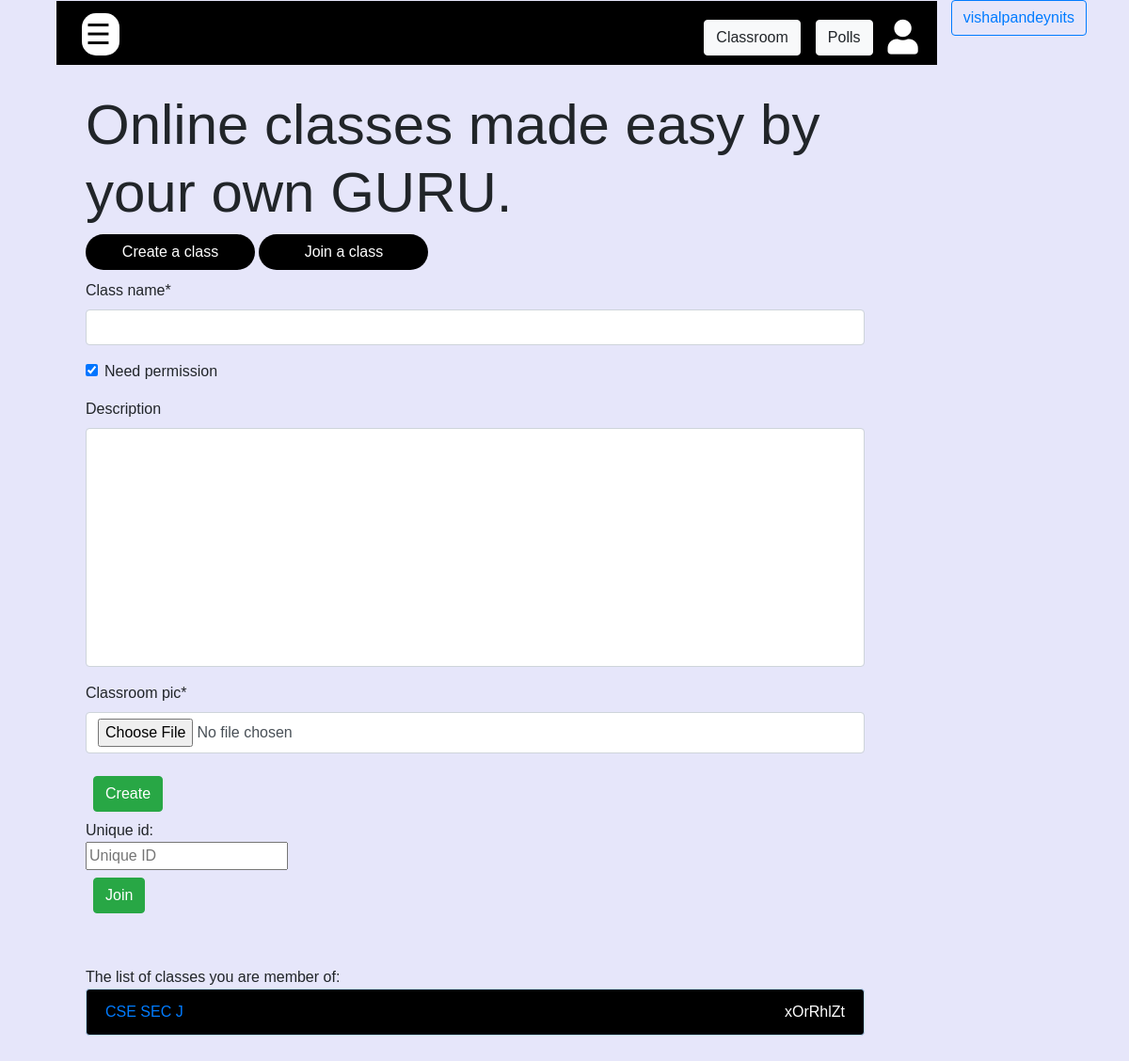
/homepage/ (signed in), run on an earlier commit of the app's database.
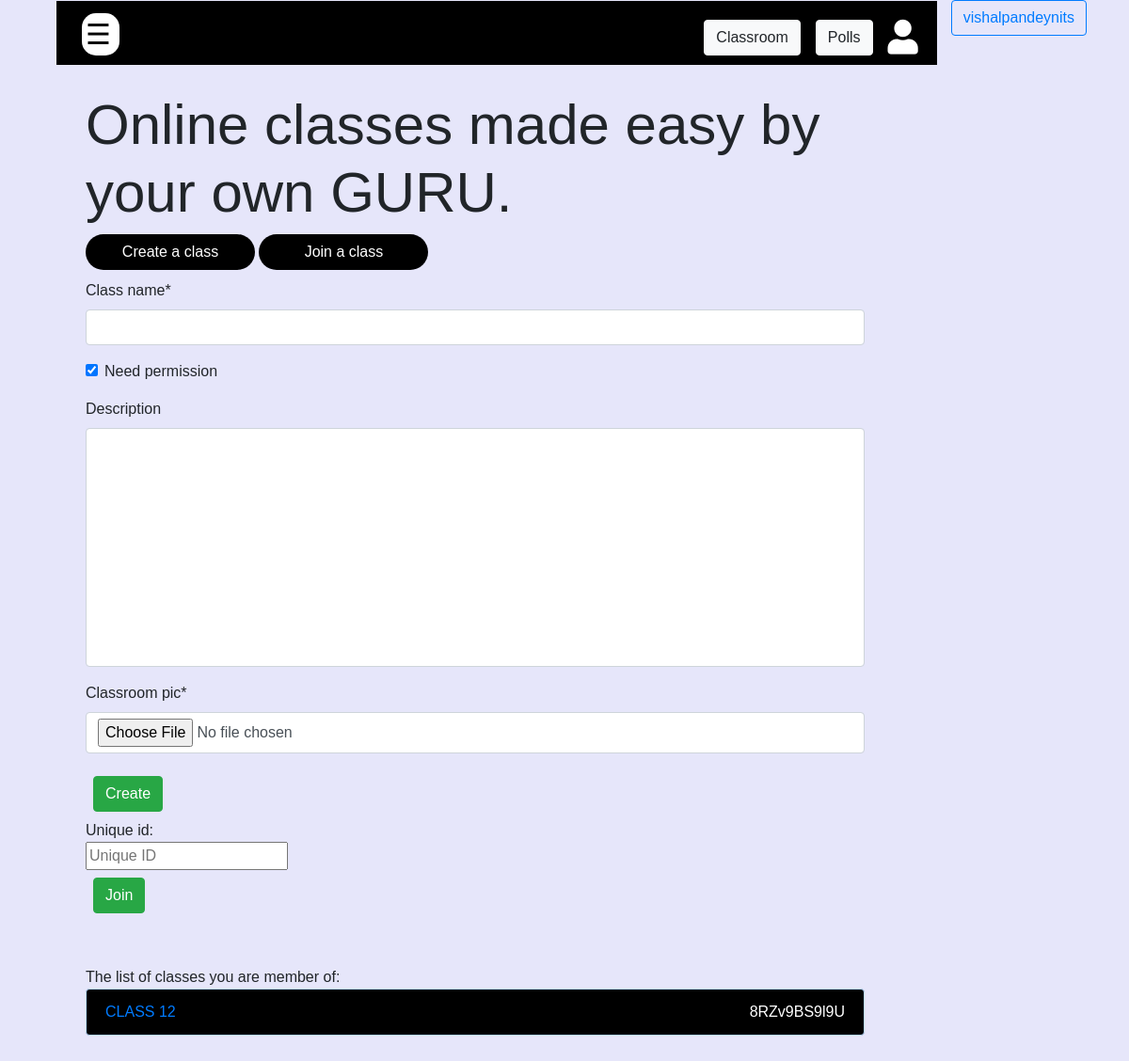
And on a later commit of the database.
### basic/models.py (models this page shows)
class Classroom(models.Model):
	created_by = models.ForeignKey(User, on_delete = models.CASCADE,related_name='created_by')
	members = models.ManyToManyField(User)
	teacher = models.ManyToManyField(User, related_name='classroom_teachers')
	special_permissions = models.ManyToManyField(User, related_name= "special_permissions")
	pending_members = models.ManyToManyField(User,related_name='pending_members')
	classroom_pic = models.ImageField(default="classroom.jpg",upload_to="classrooms/",null=True)
	class_name = models.CharField(max_length = 100)
	description = models.TextField(null=True, blank=True)
	created_on = models.DateTimeField(auto_now_add=True)
	unique_id = models.CharField(max_length=16,unique=True)
	need_permission = models.BooleanField(default=True)
	def __str__(self):
		return self.class_name

### basic/views.py (the view, shortened to what this page needs)
# urls.py: path('homepage/',homepage,name="homepage"),
@login_required
def homepage(request):
    if request.method=='POST':
        createclassform = CreateclassForm(request.POST or None)
        if createclassform.is_valid():
            classroom=createclassform.save(commit=False)
            classroom.unique_id = unique_id()
            classroom.created_by = request.user
            classroom.save()
            classroom.teacher.add(request.user)
            classroom.members.add(request.user)
            classroom.special_permissions.add(request.user)
            return redirect(f'/guru/{classroom.unique_id}/')
    else:
        createclassform = CreateclassForm()
    my_classes = Classroom.objects.all().filter(members=request.user)
    params={
        'createclassform':createclassform,
        'my_classes':my_classes
        }
    return render(request,'homepage.html',params)

### basic/forms.py
class CreateclassForm(forms.ModelForm):
	class Meta:
		model =  Classroom
		fields = ['class_name','need_permission','description','classroom_pic']

### templates/homepage.html (shortened to what this page needs)
{% extends 'base.html' %}
{% load static %}
{% block content %}
{% load crispy_forms_tags %}
<div class="container">
	<div>
	<a style="display: block;"class="btn btn-outline-primary float-right"
		href="{% url 'profile' user.username %}">
		{{ user.username }}
	</a>
</div>
	{% include 'navigation.html' %}
	<div class="row">
		<div class="col-sm-11 col-md-10">
			<div id="home-btn-container">
				<div id="vuecontainer">
					<h2 id="col-md-6" style="font-size:5vw;">
						Online classes made easy by your own GURU.
					</h2>
					<button v-on:click="create" class="btn btn-home">
						Create a class
					</button>
					<button v-on:click="join" class='btn btn-home'>
						Join a class
					</button> <br>
					<form v-if="createclassform" id="classform" method="POST">{% csrf_token %}
						{{ createclassform|crispy }}
						<input type="submit" value="Create" class="btn btn-success m-2">
					</form>
					<form v-if="joinform" id="joinform" method="POST">{% csrf_token %}
						Unique id: <br>
						<input type="text" placeholder="Unique ID"name="join_key"><br>
						<input type="submit" value="Join" class="btn btn-success m-2">
					</form><br><br>
				</div>
				{% if my_classes %}
					The list of classes you are member of:<br>
					{% for class in my_classes %}
						<div style="color:white; background:black;height:120%;"
							class="alert alert-primary" role="alert">
							<a href="{% url 'subjects' class.unique_id %}">
								{{ class|upper }}
							</a>
							<span style="float:right">
								{{ class.unique_id}}
							</span>
						</div>
					{% endfor %}
				{% endif %}
			</div>
		</div>
	</div>
</div>
{% endblock %}

What changed in the data, as far as the page shows it:
no longer on this page (row edited): Classroom: class_name "CSE SEC J", unique_id "xOrRhlZt"
added Classroom: class_name "CLASS 12", unique_id "8RZv9BS9l9U"
